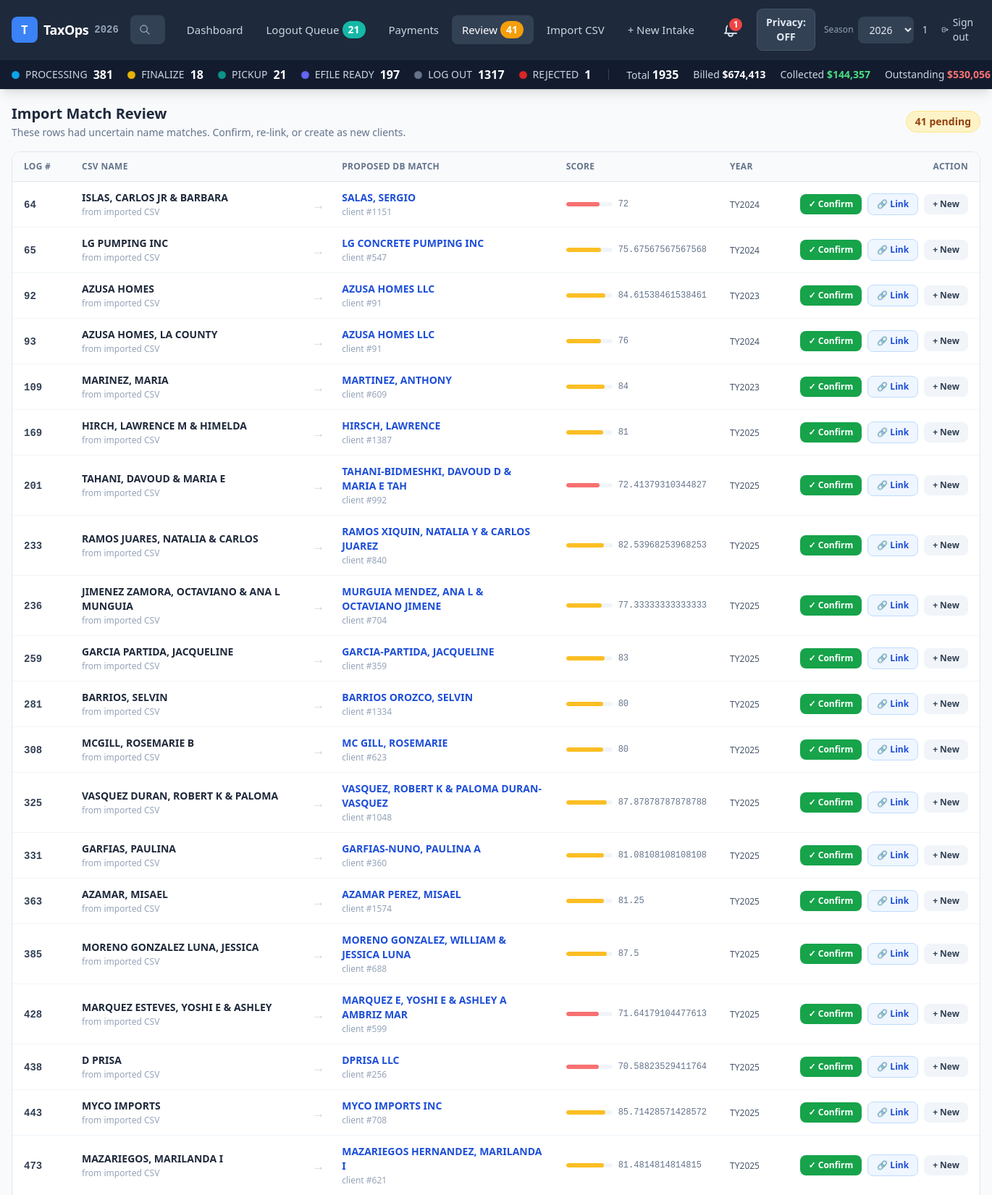
The page /review (signed in, upper part) on the database its author committed.
### tables this page shows
CREATE TABLE review_queue (
          id INTEGER PRIMARY KEY,
          batch_id INTEGER,
          row_number INTEGER,
          reason TEXT,
          raw_json TEXT,
          created_at TEXT
        , status TEXT DEFAULT 'pending', csv_last TEXT, csv_first TEXT, csv_log TEXT, csv_year INTEGER, proposed_client_id INTEGER, match_score INTEGER, match_method TEXT, resolved_client_id INTEGER, resolved_at TEXT);

CREATE TABLE clients (
          id INTEGER PRIMARY KEY,
          last_name TEXT,
          first_name TEXT,
          display_name TEXT,
          referral_flag INTEGER,
          referred_by TEXT,
          created_at TEXT,
          updated_at TEXT
        , ssn_last4 TEXT, spouse_last_name TEXT, spouse_first_name TEXT, taxpayer_dob TEXT, spouse_dob TEXT, taxpayer_occupation TEXT, spouse_occupation TEXT, taxpayer_phone TEXT, taxpayer_cell TEXT, taxpayer_work_phone TEXT, spouse_cell TEXT, spouse_work_phone TEXT, taxpayer_email TEXT, spouse_email TEXT, address TEXT, is_new_client INTEGER DEFAULT 0, prior_year_log TEXT);

### app.py (the view)
@app.route("/review")
@login_required
def review_queue_page():
    conn = get_connection()
    items = conn.execute(
        """SELECT rq.*,
                  c.last_name  AS db_last,
                  c.first_name AS db_first
           FROM review_queue rq
           LEFT JOIN clients c ON c.id = rq.proposed_client_id
           WHERE rq.status = 'pending'
           ORDER BY rq.id ASC"""
    ).fetchall()
    conn.close()
    ctx = base_ctx()
    ctx.update({"active_page": "review", "items": [dict(i) for i in items]})
    return render_template("review_queue.html", **ctx)

### app.py (called while the page is built)
def privacy_mode_enabled() -> bool:
    return bool(session.get("privacy_mode"))

def login_required(f):
    @functools.wraps(f)
    def wrapper(*args, **kwargs):
        if not session.get("logged_in"):
            return redirect(url_for("login", next=request.path))
        return f(*args, **kwargs)
    return wrapper

@app.after_request
def _security_headers(response):
    response.headers["X-Frame-Options"]        = "DENY"
    response.headers["X-Content-Type-Options"] = "nosniff"
    response.headers["Referrer-Policy"]        = "same-origin"
    response.headers["Cache-Control"]          = "no-store"
    return response

def _form_badges(r: dict) -> list[str]:
    mapping = [
        ("form_1040",    "1040"),
        ("sched_a_d",    "A&D"),
        ("sched_c",      "SCH C"),
        ("sched_e",      "SCH E"),
        ("form_1120",    "1120"),
        ("form_1120s",   "1120S"),
        ("form_1065_llc","1065"),
        ("corp_officer", "CORP"),
        ("business_owner","BUS"),
        ("form_990_1041","990"),
    ]
    badges = [label for field, label in mapping if r.get(field)]
    if r.get("is_amended"):   badges.append("1040X")
    if r.get("has_w7"):       badges.append("W7")
    if r.get("is_extension"): badges.append("EXT")
    if r.get("transfer_flag") or r.get("transfer_2025_flag") or r.get("transfer_2026_flag"):
        badges.append("XFER")
    return badges

def _parse_iso_date(value: str | None):
    if not value:
        return None
    try:
        return datetime.strptime(value[:10], "%Y-%m-%d").date()
    except ValueError:
        return None

def get_status_counts(year: int) -> dict[str, int]:
    conn = get_connection()
    rows = conn.execute(
        "SELECT client_status, COUNT(*) n FROM returns "
        "WHERE (strftime('%Y', intake_date) = ? OR (intake_date IS NULL AND tax_year = ?)) "
        "GROUP BY client_status",
        (str(year), year - 1),
    ).fetchall()
    conn.close()
    return {r["client_status"]: r["n"] for r in rows if r["client_status"]}

def get_processors(year: int) -> list[str]:
    conn = get_connection()
    rows = conn.execute(
        "SELECT DISTINCT processor FROM returns "
        "WHERE (strftime('%Y', intake_date) = ? OR (intake_date IS NULL AND tax_year = ?)) "
        "AND processor IS NOT NULL ORDER BY processor",
        (str(year), year - 1),
    ).fetchall()
    conn.close()
    return [r["processor"] for r in rows]

### templates/review_queue.html (shortened to what this page needs)
{% extends "base.html" %}
{% block content %}
<div class="space-y-4">
  <div class="flex items-center justify-between">
    <div>
      <h1 class="text-xl font-bold text-slate-800">Import Match Review</h1>
      <p class="text-sm text-slate-500 mt-0.5">
        These rows had uncertain name matches. Confirm, re-link, or create as new clients.
      </p>
    </div>
    <span id="pending-badge"
          class="bg-amber-100 text-amber-800 font-bold text-sm px-3 py-1 rounded-full border border-amber-200">
      {{ items | length }} pending
    </span>
  </div>
  {% if not items %}
  <div class="bg-white rounded-xl border border-slate-200 px-6 py-16 text-center">
    <div class="text-5xl mb-3">✅</div>
    <div class="font-semibold text-slate-600 text-base">All caught up — no pending reviews.</div>
    <div class="text-sm text-slate-400 mt-1">Future CSV imports will add items here when a match is uncertain.</div>
  </div>
  {% else %}
  <div class="bg-white rounded-xl border border-slate-200 overflow-hidden">
    <table class="w-full text-sm">
      <thead class="bg-slate-50 border-b border-slate-200">
        <tr>
          <th class="px-4 py-3 text-left text-xs font-semibold text-slate-500 uppercase tracking-wide w-20">Log #</th>
          <th class="px-4 py-3 text-left text-xs font-semibold text-slate-500 uppercase tracking-wide">CSV Name</th>
          <th class="px-4 py-3 text-left text-xs font-semibold text-slate-500 uppercase tracking-wide w-8"></th>
          <th class="px-4 py-3 text-left text-xs font-semibold text-slate-500 uppercase tracking-wide">Proposed DB Match</th>
          <th class="px-4 py-3 text-left text-xs font-semibold text-slate-500 uppercase tracking-wide w-24">Score</th>
          <th class="px-4 py-3 text-left text-xs font-semibold text-slate-500 uppercase tracking-wide w-14">Year</th>
          <th class="px-4 py-3 text-right text-xs font-semibold text-slate-500 uppercase tracking-wide w-72">Action</th>
        </tr>
      </thead>
      <tbody class="divide-y divide-slate-100" id="review-tbody">
        {% for item in items %}
        <tr id="row-{{ item.id }}" class="hover:bg-slate-50 transition-colors">
          <td class="px-4 py-3">
            <span class="font-mono font-black text-slate-700">{{ item.csv_log or '—' }}</span>
          </td>
          <td class="px-4 py-3">
            <div class="font-semibold text-slate-800">
              {{ item.csv_last }}{% if item.csv_first %}, {{ item.csv_first }}{% endif %}
            </div>
            <div class="text-xs text-slate-400 mt-0.5">from imported CSV</div>
          </td>
          <td class="px-2 py-3 text-slate-300 text-lg text-center">→</td>
          <td class="px-4 py-3">
            {% if item.proposed_client_id %}
            <div class="font-semibold text-blue-700">
              {{ item.db_last }}{% if item.db_first %}, {{ item.db_first }}{% endif %}
            </div>
            <div class="text-xs text-slate-400 mt-0.5">client #{{ item.proposed_client_id }}</div>
            {% else %}
            <span class="text-slate-300 text-xs italic">no candidate found</span>
            {% endif %}
          </td>
          <td class="px-4 py-3">
            {% set score = item.match_score or 0 %}
            <div class="flex items-center gap-2">
              <div class="w-16 h-1.5 rounded-full bg-slate-100 overflow-hidden">
                <div class="h-full rounded-full
                            {% if score >= 88 %}bg-green-400
                            {% elif score >= 75 %}bg-amber-400
                            {% else %}bg-red-400{% endif %}"
                     style="width: {{ score }}%"></div>
              </div>
              <span class="text-xs font-mono text-slate-500">{{ score }}</span>
            </div>
          </td>
          <td class="px-4 py-3">
            <span class="text-xs text-slate-600">TY{{ item.csv_year or '?' }}</span>
          </td>
          <td class="px-4 py-3">
            <div class="flex items-center justify-end gap-2" id="actions-{{ item.id }}">
              {% if item.proposed_client_id %}
              <button onclick="resolve({{ item.id }}, 'confirm')"
                      class="text-xs font-semibold px-3 py-1.5 rounded-lg bg-green-600 text-white hover:bg-green-700 transition-colors">
                ✓ Confirm
              </button>
              {% endif %}
              <button onclick="showLinkSearch({{ item.id }})"
                      class="text-xs font-semibold px-3 py-1.5 rounded-lg bg-blue-50 text-blue-700 border border-blue-200 hover:bg-blue-100 transition-colors">
                🔗 Link
              </button>
              <button onclick="resolve({{ item.id }}, 'new')"
                      class="text-xs font-semibold px-3 py-1.5 rounded-lg bg-slate-100 text-slate-700 hover:bg-slate-200 transition-colors">
                + New
              </button>
            </div>
          </td>
        </tr>
        {% endfor %}
      </tbody>
    </table>
  </div>
  {% endif %}
</div>
{% endblock %}

### static/app.css (style rules this page uses)
body { font-size: 1rem; line-height: 1.6; -webkit-font-smoothing: antialiased; }

### rows shown on the page
review_queue: csv_log "64", csv_last "ISLAS", csv_first "CARLOS JR & BARBARA", db_last "SALAS", db_first "SERGIO", proposed_client_id "1151", match_score "72", csv_year "2024"
review_queue: csv_log "65", csv_last "LG PUMPING INC", db_last "LG CONCRETE PUMPING INC", proposed_client_id "547", match_score "75.67567567567568", csv_year "2024"
review_queue: csv_log "92", csv_last "AZUSA HOMES", db_last "AZUSA HOMES LLC", proposed_client_id "91", match_score "84.61538461538461", csv_year "2023"
review_queue: csv_log "93", csv_last "AZUSA HOMES", csv_first "LA COUNTY", db_last "AZUSA HOMES LLC", proposed_client_id "91", match_score "76", csv_year "2024"
review_queue: csv_log "109", csv_last "MARINEZ", csv_first "MARIA", db_last "MARTINEZ", db_first "ANTHONY", proposed_client_id "609", match_score "84", csv_year "2023"
review_queue: csv_log "169", csv_last "HIRCH", csv_first "LAWRENCE M & HIMELDA", db_last "HIRSCH", db_first "LAWRENCE", proposed_client_id "1387", match_score "81", csv_year "2025"
review_queue: csv_log "201", csv_last "TAHANI", csv_first "DAVOUD & MARIA E", db_last "TAHANI-BIDMESHKI", db_first "DAVOUD D & MARIA E TAH", proposed_client_id "992", match_score "72.41379310344827", csv_year "2025"
review_queue: csv_log "233", csv_last "RAMOS JUARES", csv_first "NATALIA & CARLOS", db_last "RAMOS XIQUIN", db_first "NATALIA Y & CARLOS JUAREZ", proposed_client_id "840", match_score "82.53968253968253", csv_year "2025"
review_queue: csv_log "236", csv_last "JIMENEZ ZAMORA", csv_first "OCTAVIANO & ANA L MUNGUIA", db_last "MURGUIA MENDEZ", db_first "ANA L & OCTAVIANO JIMENE", proposed_client_id "704", match_score "77.33333333333333", csv_year "2025"
review_queue: csv_log "259", csv_last "GARCIA PARTIDA", csv_first "JACQUELINE", db_last "GARCIA-PARTIDA", db_first "JACQUELINE", proposed_client_id "359", match_score "83", csv_year "2025"
review_queue: csv_log "281", csv_last "BARRIOS", csv_first "SELVIN", db_last "BARRIOS OROZCO", db_first "SELVIN", proposed_client_id "1334", match_score "80", csv_year "2025"
review_queue: csv_log "308", csv_last "MCGILL", csv_first "ROSEMARIE B", db_last "MC GILL", db_first "ROSEMARIE", proposed_client_id "623", match_score "80", csv_year "2025"
review_queue: csv_log "325", csv_last "VASQUEZ DURAN", csv_first "ROBERT K & PALOMA", db_last "VASQUEZ", db_first "ROBERT K & PALOMA DURAN-VASQUEZ", proposed_client_id "1048", match_score "87.87878787878788", csv_year "2025"
review_queue: csv_log "331", csv_last "GARFIAS", csv_first "PAULINA", db_last "GARFIAS-NUNO", db_first "PAULINA A", proposed_client_id "360", match_score "81.08108108108108", csv_year "2025"
review_queue: csv_log "363", csv_last "AZAMAR", csv_first "MISAEL", db_last "AZAMAR PEREZ", db_first "MISAEL", proposed_client_id "1574", match_score "81.25", csv_year "2025"
review_queue: csv_log "385", csv_last "MORENO GONZALEZ LUNA", csv_first "JESSICA", db_last "MORENO GONZALEZ", db_first "WILLIAM & JESSICA LUNA", proposed_client_id "688", match_score "87.5", csv_year "2025"
review_queue: csv_log "428", csv_last "MARQUEZ ESTEVES", csv_first "YOSHI E & ASHLEY", db_last "MARQUEZ E", db_first "YOSHI E & ASHLEY A AMBRIZ MAR", proposed_client_id "599", match_score "71.64179104477613", csv_year "2025"
review_queue: csv_log "438", csv_last "D PRISA", db_last "DPRISA LLC", proposed_client_id "256", match_score "70.58823529411764", csv_year "2025"
review_queue: csv_log "443", csv_last "MYCO IMPORTS", db_last "MYCO IMPORTS INC", proposed_client_id "708", match_score "85.71428571428572", csv_year "2025"
review_queue: csv_log "473", csv_last "MAZARIEGOS", csv_first "MARILANDA I", db_last "MAZARIEGOS HERNANDEZ", db_first "MARILANDA I", proposed_client_id "621", match_score "81.4814814814815", csv_year "2025"

### other values the page prints
{{ current_year }} "2026"
{{ pc }} "21"
{{ pending_review_count }} "41"
{{ rejected_count }} "1"
{{ session.get('username', '') }} "1"
{{ s }} "PROCESSING" "FINALIZE" "PICKUP" "EFILE READY" "LOG OUT" "REJECTED"
{{ status_counts.get(s, 0) }} "381" "18" "21" "197" "1317" "1"
{{ status_counts.values() | sum }} "1935"
{{ "{:,.0f}".format(totals.billed) }} "674,413"
{{ "{:,.0f}".format(totals.collected) }} "144,357"
{{ "{:,.0f}".format(totals.outstanding) }} "530,056"
{{ items | length }} "41"
form field value "2026"
